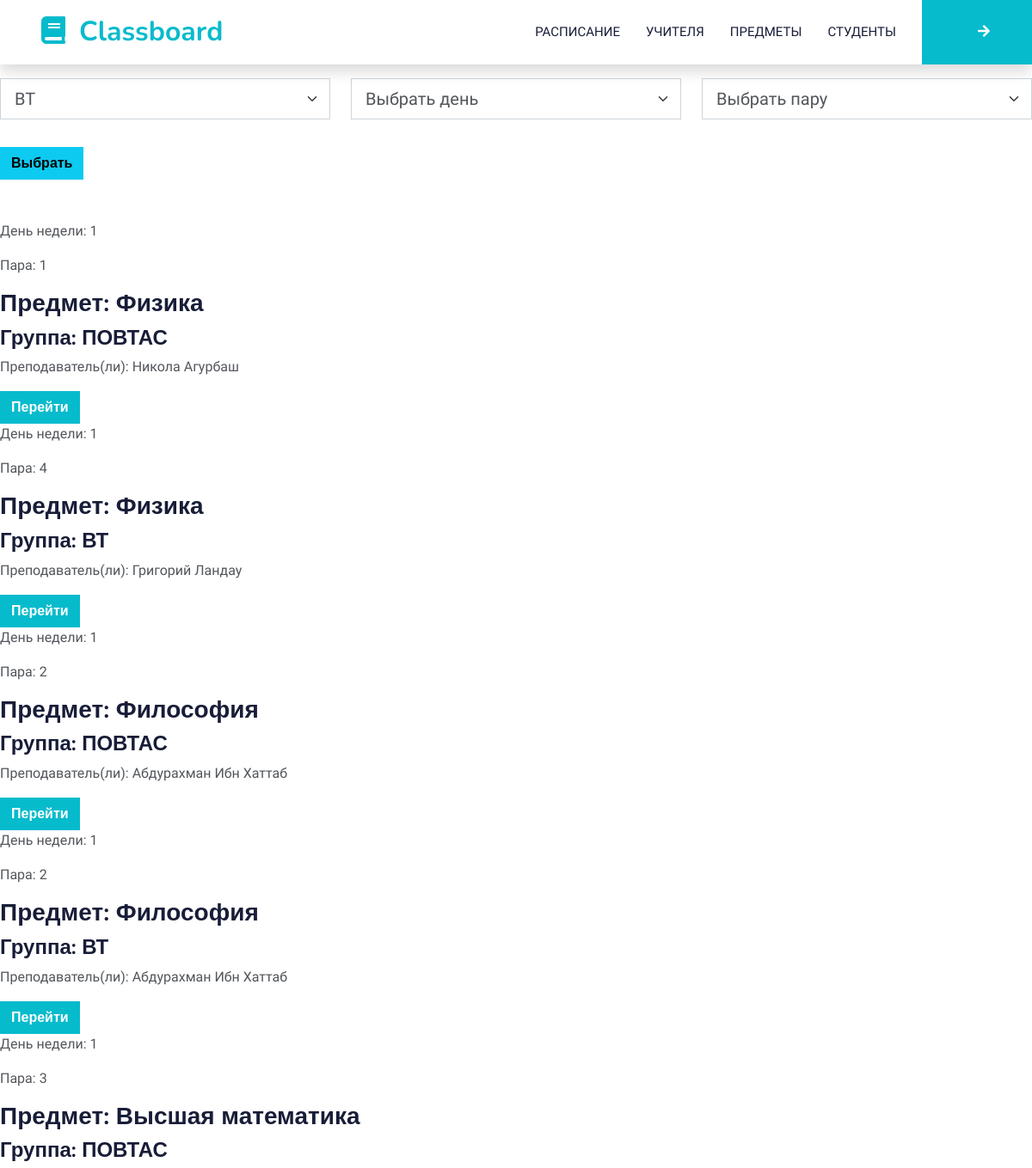
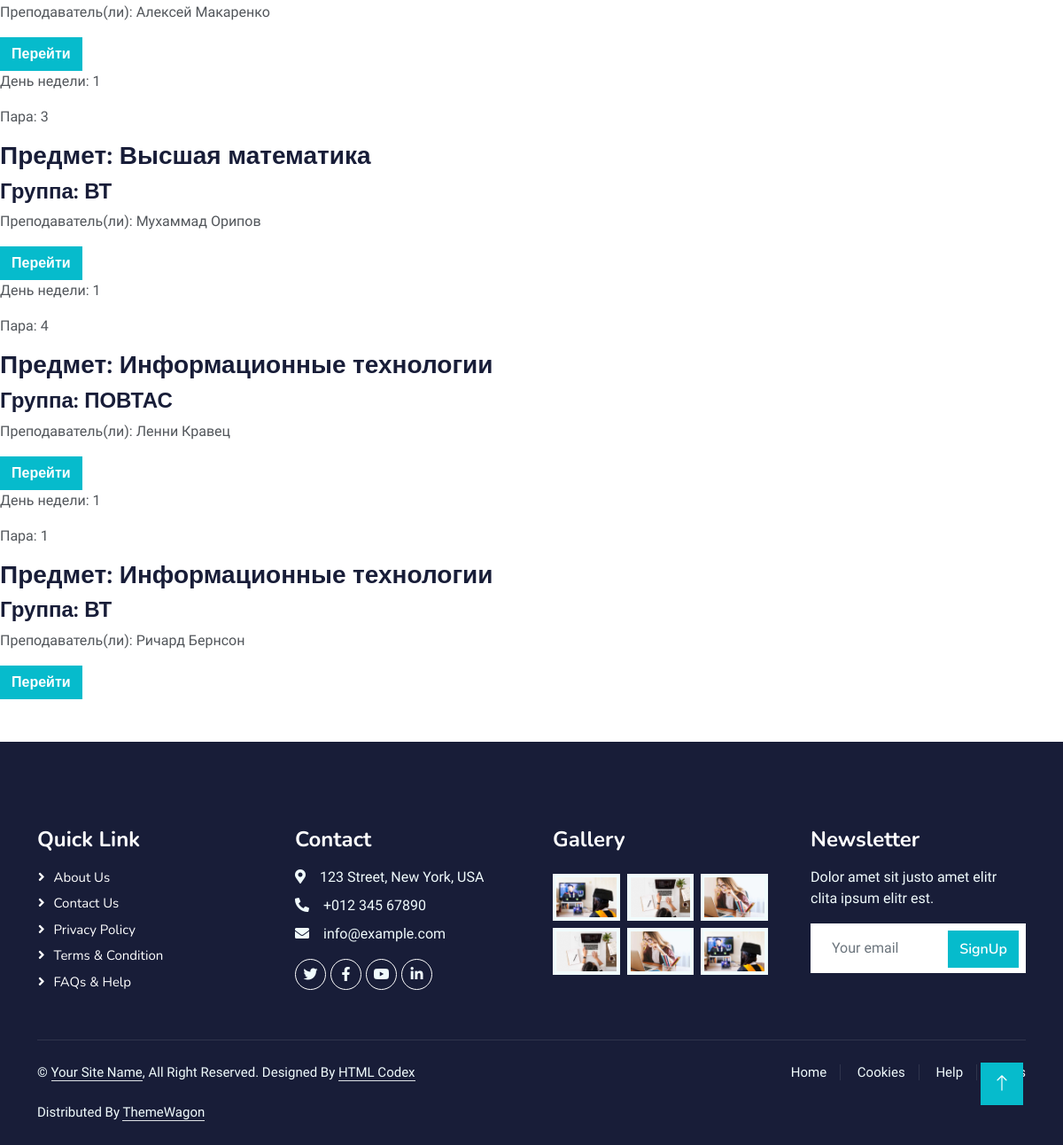
Page /classboard/ on the committed database (2 pictures, top to bottom).
### classboard/models.py (models this page shows, shortened)
class Classboard(models.Model):
    class_day = models.CharField(verbose_name='День недели', max_length=6, choices=ClassByDayChoices.choices,
                                  default=ClassByDayChoices.MO)
    class_pair = models.CharField(verbose_name='Пара', max_length=6, choices=ClassPairChoices.choices,
                                  default=ClassPairChoices.PAIR_1)
    class_name = models.ForeignKey(verbose_name='Занятие', to='classes.Class', on_delete=models.CASCADE)
    group = models.ForeignKey(verbose_name='Группа', to='students.Group', on_delete=models.CASCADE)
    teacher = models.ManyToManyField(verbose_name='Преподаватель', to='teachers.Teacher', related_name='classboard_teacher')
    class Meta:
        ordering = ['class_name', ]
        verbose_name = 'Расписание'
        verbose_name_plural = 'Расписание'

### classes/models.py (models this page shows, shortened)
class ClassAbstract(models.Model):
    name = models.CharField(verbose_name='Название предмета', max_length=100)
    class Meta:
        abstract = True
        verbose_name = 'Занятие'
        verbose_name_plural = 'Занятия'

class Class(ClassAbstract):
    class Meta:
        verbose_name = 'Предмет'
        verbose_name_plural = 'Предметы'
    def __str__(self) -> str:
        return f'{self.name}'

### students/models.py (models this page shows)
class Group(models.Model):
    name = models.CharField(verbose_name='Группа', max_length=100, blank=True, null=True)
    class Meta:
        verbose_name = 'Группа'
        verbose_name_plural = 'Группы'
        ordering = ['name']
    def __str__(self) -> str:
        return f'{self.name}'

### teachers/models.py (models this page shows, shortened)
class Teacher(PersonAbstract):
    on_class = models.ManyToManyField(verbose_name='Предмет', to=Class, related_name='teacher_class')
    class Meta:
        verbose_name = 'Учитель'
        verbose_name_plural = 'Учителя'
        ordering = ['first_name', 'last_name']
    def __str__(self):
        return f'{self.first_name} {self.last_name}'

### classboard/views.py (the view, shortened to what this page needs)
# urls.py: path('', classboard_view, name='classboard_view'),
def classboard_view(request, pk=None) -> render:
    if not pk:
        template_ = 'classboard_all.html'
        classboard_all = filters_students_options(request)
        context = {
            'classboard_all': classboard_all,
            'group': Group.objects.all(),
            'days': ClassByDayChoices.choices,
            'pair': ClassPairChoices.choices,
        }
    return render(request=request, template_name=template_, context=context)

### classboard/views.py (called while the page is built, shortened)
def filters_students_options(request, pk=None):
    return Classboard.objects.all().prefetch_related('teacher').select_related('class_name', 'group')

### classboard/templates/classboard_all.html (shortened to what this page needs)
{% extends 'layout/base.html' %}
{% block content %}
    <form action="" method="post">
        <div class="row mb-3 mt-3">
            <div class="col-4">
                <select class="form-select form-select-lg mb-3" name="group_choice" id="group_choice">
                    {% for group_item in group %}
                        <option value="{{ group_item.pk }}">{{ group_item.name }}</option>
                    {% endfor %}
                </select>
            </div>
            <div class="col-4">
                <select class="form-select form-select-lg mb-3" name="day_choice" id="group_choice">
                    <option value="">Выбрать день</option>
                </select>
            </div>
            <div class="col-4">
                <select class="form-select form-select-lg mb-3" name="pair_choice" id="pair_choice">
                    <option value="">Выбрать пару</option>
                </select>
            </div>
        </div>
        <div class="row">
            <div class="col-12 mb-5"><input class="btn btn-info" type="submit" value="Выбрать"/></div>
        </div>
    </form>
    {% for item in classboard_all %}
        <div class="col-12">
            <p>День недели: {{ item.class_day }} </p>
            <p>Пара: {{ item.class_pair }} </p>
            <h3>Предмет: {{ item.class_name }}</h3>
            <h4>Группа: {{ item.group }}</h4>
            <p>Преподаватель(ли):
                {% for item_teacher in item.teacher.all %}
                    {{ item_teacher }}
                {% endfor %}
            </p>
            <a class="btn btn-primary" href="{% url 'classboard:classboard_view' item.pk %}"> Перейти </a>
        </div>
    {% endfor %}
{% endblock content %}

### static/css/style.css (style rules this page uses)
:root { --primary: #06BBCC; --light: #F0FBFC; --dark: #181d38; }
.btn { font-family: 'Nunito', sans-serif; font-weight: 600; transition: .5s; }
.btn.btn-primary, .btn.btn-secondary { color: #FFFFFF; }

### rows in the picture
Classboard: class_day "1", class_pair "1", class_name "Физика", group "ПОВТАС"
Teacher: first_name+last_name "Никола Агурбаш"
Classboard: class_day "1", class_pair "4", class_name "Физика", group "ВТ"
Teacher: first_name+last_name "Григорий Ландау"
Classboard: class_day "1", class_pair "2", class_name "Философия", group "ПОВТАС"
Teacher: first_name+last_name "Абдурахман Ибн Хаттаб"
Classboard: class_day "1", class_pair "2", class_name "Философия", group "ВТ"
Classboard: class_day "1", class_pair "3", class_name "Высшая математика", group "ПОВТАС"
Teacher: first_name+last_name "Алексей Макаренко"
Classboard: class_day "1", class_pair "3", class_name "Высшая математика", group "ВТ"
Teacher: first_name+last_name "Мухаммад Орипов"
Classboard: class_day "1", class_pair "4", class_name "Информационные технологии", group "ПОВТАС"
Teacher: first_name+last_name "Ленни Кравец"
Classboard: class_day "1", class_pair "1", class_name "Информационные технологии", group "ВТ"
Teacher: first_name+last_name "Ричард Бернсон"

### other values in the picture
form field group_choice "ВТ"
